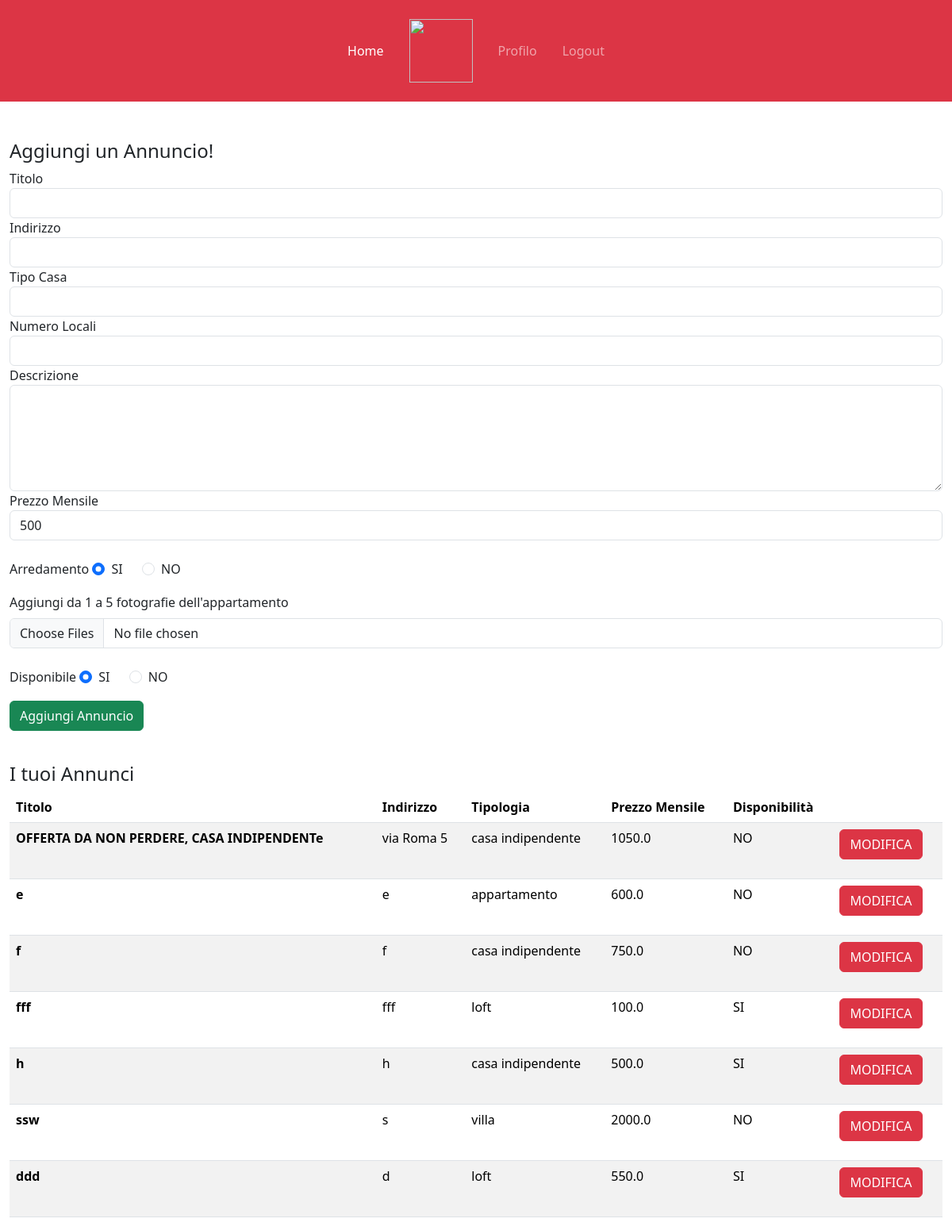
The page /profiloL (signed in) on the database as committed earlier.
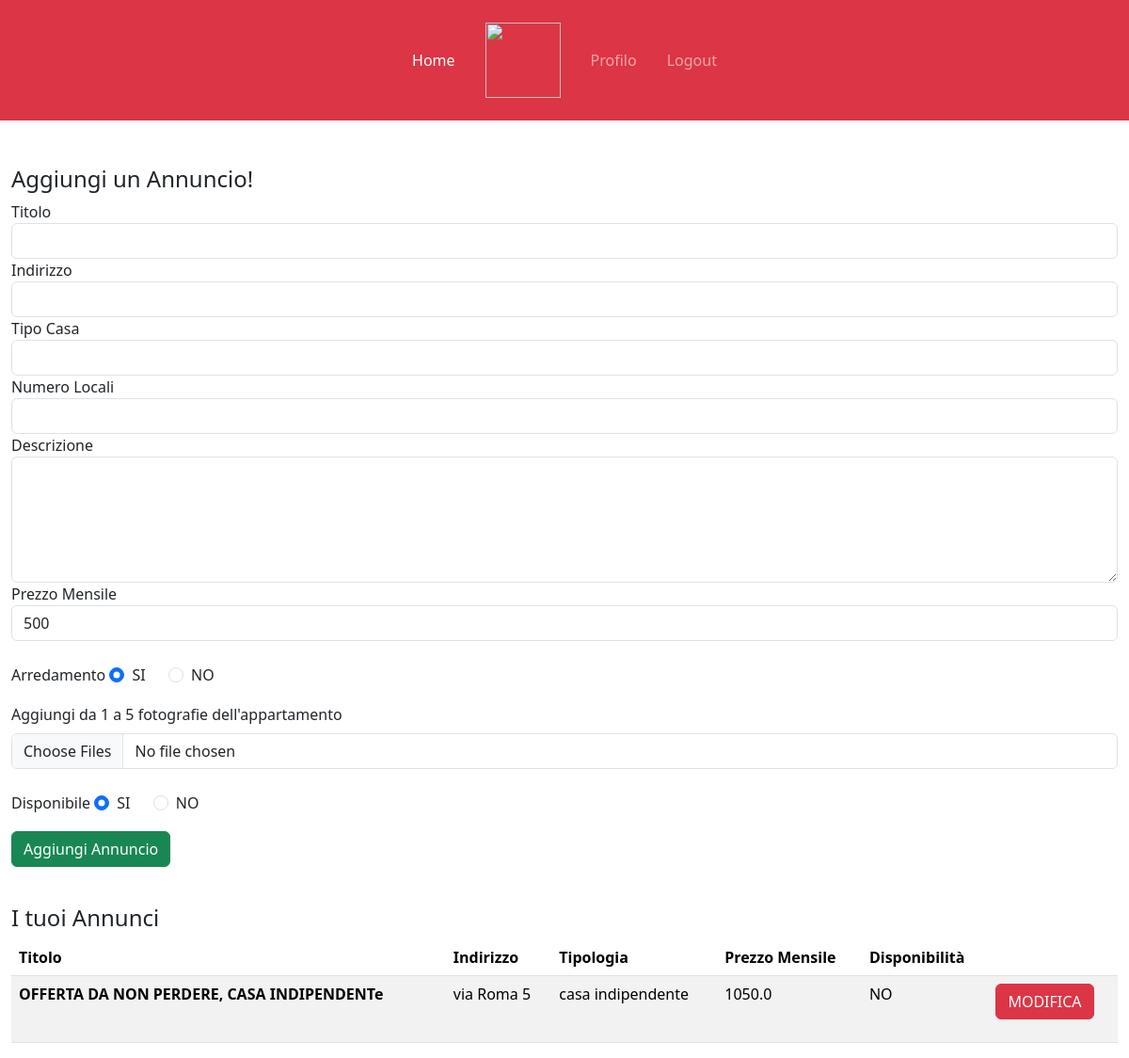
The same page on the database as committed later.
### tables this page shows
CREATE TABLE "ANNUNCI" (
	"idAnnuncio"	INTEGER NOT NULL,
	"titolo"	TEXT NOT NULL,
	"indirizzo"	TEXT NOT NULL,
	"tipoCasa"	TEXT NOT NULL,
	"numeroLocali"	TEXT NOT NULL,
	"descrizione"	TEXT NOT NULL,
	"prezzoMensile"	REAL NOT NULL,
	"arredamento"	TEXT NOT NULL,
	"disponibilita"	TEXT NOT NULL,
	"idUtente"	INTEGER NOT NULL,
	FOREIGN KEY("idUtente") REFERENCES "UTENTI"("idUtente"),
	PRIMARY KEY("idAnnuncio" AUTOINCREMENT)
);

### app.py (the view)
@app.route('/profiloL')
@app.route('/profiloL/<int:id>')
@login_required
def profiloL(id=None): #annuncio=None significa che il parametro è opzionale.
   if id is not None:
      annunci=posts_dao.get_annunci(current_user.id)
      annuncio=posts_dao.get_singleAnnuncio(id)
      return render_template('profiloL.html', annunci=annunci, annuncio=annuncio)
   else:
      annunci=posts_dao.get_annunci(current_user.id)
      return render_template('profiloL.html', annunci=annunci)

### app.py (called while the page is built)
@login_manager.user_loader
def load_user(user_id):
    db_user=posts_dao.get_user_by_id(user_id)
    user = User(id=db_user['idUtente'],
                username=db_user['username'],
                password=db_user['password'],
                tipo=db_user['tipo'])
    return user

### posts_dao.py (called while the page is built)
def get_user_by_id(id_utente):
    query = 'SELECT * FROM UTENTI WHERE idUtente = ?'
    connection = sqlite3.connect('db/affitti.db')
    connection.row_factory = sqlite3.Row
    cursor = connection.cursor()
    cursor.execute(query, (id_utente,))
    result = cursor.fetchone()
    cursor.close()
    connection.close()
    return result

def get_annunci(id):
    conn =sqlite3.connect('db/affitti.db')
    conn.row_factory = sqlite3.Row
    cursor= conn.cursor()
    sql = 'SELECT  ANNUNCI.idAnnuncio, titolo, indirizzo, tipoCasa, numeroLocali, descrizione, \
    prezzoMensile, arredamento, disponibilita, urlFoto FROM ANNUNCI, FOTO \
    where ANNUNCI.idUtente = ? and ANNUNCI.idAnnuncio = FOTO.idAnnuncio \
    GROUP BY ANNUNCI.idAnnuncio'
    cursor.execute(sql, (id,))
    annunci= cursor.fetchall()
    cursor.close()
    conn.close()
    return annunci

### templates/profiloL.html (shortened to what this page needs)
{% extends "base.html" %}
{% block liNav %}
<li class="nav-item">
    <a class="nav-link mx-2 active" aria-current="page" href="{{url_for('index')}}">Home</a>
  </li>
  <li class="nav-item d-none d-lg-block">
    <a class="nav-link mx-2" href="#">
      <img src="/static_files/images/logos/logo_2_white.png" height="80" />
    </a>
  </li>
  {% if current_user.is_authenticated %}
  <li class="nav-item">
    <a class="nav-link mx-2" href="#">Profilo</a>
  </li>
  <li class="nav-item">
    <a class="nav-link mx-2" href="{{url_for('logout')}}">Logout</a>
  </li>
  {% else %}
  <li class="nav-item">
    <a class="nav-link mx-2" href="{{url_for('Page_login')}}">Login</a>
  </li>
</li>
  {% endif %}
{% endblock %}
{% block content %}
<div class="container-fluid mt-5">
  {% if current_user.is_authenticated %}
        {% if annuncio %}
        <!--usato per modifica dell'annuncio. Se vero ==> form di modifica
        Se falso ==> form di aggiunta-->
        <form action="/Ann/mod" method="POST" enctype="multipart/form-data">
          <div class="form-group">
              <h4>Modifica un Annuncio!</h4>
              <label for="titolo">Titolo</label>
              <input type="text" name="titolo" class="form-control" value="{{annuncio.titolo}}" required>
          </div>
          <div class="form-group">
            <label for="indirizzo">Indirizzo</label>
            <input type="text" name="indirizzo" class="form-control" value="{{annuncio.indirizzo}}" required>
          </div>
          <div class="form-group">
            <label for="tipoC">Tipo Casa</label>
            <select class="form-control" name="tipoC" required>
              <option name="tipoC"></option>
              {% set case = ['casa indipendente', 'appartamento', 'loft', 'villa'] %}
              {% for casa in case %}
                  <option name="tipoC" {% if annuncio.tipoCasa == casa %}selected{% endif %}>{{ casa }}</option>
              {% endfor %}
            </select>
          </div>
          <div class="form-group">
            <label for="numLocali">Numero Locali</label>
            <select class="form-control" name="numLocali" required>
              <option name="numLocali"></option>
              {% set numeri = ['1','2','3','4','5+'] %}
              {% for numero in numeri %}
                  <option name="numLocali" {% if annuncio.numeroLocali == numero %}selected{% endif %}>{{ numero }}</option>
              {% endfor %}
            </select>
          </div>
          <div class="form-group">
              <label for="descrizione">Descrizione</label>
              <textarea name="descrizione" msg cols="30" rows="5" class="form-control" required>{{annuncio.descrizione}}</textarea>
          </div>
          <div class="form-group">
            <label for="prezzoM">Prezzo Mensile</label>
            <input type="number" name="prezzoM" class="form-control" value="{{annuncio.prezzoMensile}}" min="100" max="2500" step="50" required>
          </div>
          <br>
          <div class="form-group mb-3">
            <label for="divArredato">Arredamento</label>
            {% if annuncio.arredamento == 'SI' %}
              <div class="form-check form-check-inline" id="divArredato">
                <input type="radio" class="form-check-input" id="rad1" name="arredato" value="SI" checked>SI
                <label class="form-check-label" for="rad1"></label>
              </div>
              <div class="form-check form-check-inline">
                <input type="radio" class="form-check-input" id="rad2" name="arredato" value="NO">NO
                <label class="form-check-label" for="rad2"></label>
              </div>
            {% else %}
              <div class="form-check form-check-inline" id="divArredato">
                <input type="radio" class="form-check-input" id="rad1" name="arredato" value="SI">SI
                <label class="form-check-label" for="rad1"></label>
              </div>
              <div class="form-check form-check-inline">
                <input type="radio" class="form-check-input" id="rad2" name="arredato" value="NO" checked>NO
                <label class="form-check-label" for="rad2"></label>
              </div>
            {% endif %}
          <!--problemi di sicurezza=> Gli input di tipo file non possono essere preimpostati per motivi di sicurezza del browser.
            Questo è fatto per evitare che un sito web imponga automaticamente l'upload di file senza il consenso dell'utente. -->
          <div class="form-group">
              <label for="imgCommento" class="form-label">Aggiungi da 1 a 5 fotografie dell'appartamento</label>
              <input class="form-control" type="file" name="imgAnnuncio" multiple>
              <!--per la sicurezza ho inserito semplicemente una label con l'elenco
              delle immagini inserite in precedenza-->
              <br>
              {% set foto_list = annuncio.foto_concatenate.split(',') %}
              {% for foto in foto_list %}
                <div class="foto-container">
                  <form action="/rimuoviFoto/{{annuncio.idAnnuncio}}" method="POST" enctype="multipart/form-data">
                    <img src="{{ url_for('static', filename=foto) }}" alt="Foto" class="fotoAnnunci">
                    <input type="hidden" name="image_url" value="{{foto}}">
                    <button type="submit" class="btn btn-danger">Rimuovi</button>
                  </form>
                </div>
              {% endfor %}
          </div>
          <br>
          <div class="form-group mb-3">
            <label for="divDisponibile">Disponibile</label>
            {% if annuncio.disponibilita == 'SI' %}
            <div class="form-check form-check-inline" id="divDisponibile">
              <input type="radio" class="form-check-input" id="radD1" name="disponibile" value="SI" checked>SI
              <label class="form-check-label" for="radD1"></label>
            </div>
            <div class="form-check form-check-inline">
              <input type="radio" class="form-check-input" id="radD2" name="disponibile" value="NO">NO
              <label class="form-check-label" for="radD2"></label>
            </div>
            {% else %}
            <div class="form-check form-check-inline" id="divDisponibile">
              <input type="radio" class="form-check-input" id="radD1" name="disponibile" value="SI">SI
              <label class="form-check-label" for="radD1"></label>
            </div>
            <div class="form-check form-check-inline">
              <input type="radio" class="form-check-input" id="radD2" name="disponibile" value="NO" checked>NO
              <label class="form-check-label" for="radD2"></label>
            </div>
            {% endif %}
          </div>
          <div class="form-group">
              <button type="submit" id="annuncio" class="btn btn-danger">Modifica Annuncio</button>
              <a href="{{url_for('profiloL')}}" class="btn btn-outline-danger">Annulla Modifica</a>
            </div>
        </form>
      {% else %}
      <form action="/Ann/new" method="POST" enctype="multipart/form-data">
          <div class="form-group">
              <h4>Aggiungi un Annuncio!</h4>
              <label for="titolo">Titolo</label>
              <input type="text" name="titolo" class="form-control" required>
          </div>
          <div class="form-group">
            <label for="indirizzo">Indirizzo</label>
            <input type="text" name="indirizzo" class="form-control" required>
          </div>
          <div class="form-group">
            <label for="tipoC">Tipo Casa</label>
            <select class="form-control" name="tipoC" required>
              <option name="tipoC"></option>
              <option name="tipoC">casa indipendente</option>
            </select>
          </div>
          <div class="form-group">
            <label for="numLocali">Numero Locali</label>
            <select class="form-control" name="numLocali" required>
              <option name="numLocali"></option>
              <option name="numLocali">1</option>
            </select>
          </div>
          <div class="form-group">
              <label for="descrizione">Descrizione</label>
              <textarea name="descrizione" msg cols="30" rows="5" class="form-control" required></textarea>
          </div>
          <div class="form-group">
            <label for="prezzoM">Prezzo Mensile</label>
            <input type="number" name="prezzoM" class="form-control" value="500" min="100" max="2500" step="50" required>
          </div>
          <br>
          <div class="form-group mb-3">
            <label for="divArredato">Arredamento</label>
            <div class="form-check form-check-inline" id="divArredato">
                <input type="radio" class="form-check-input" id="rad1" name="arredato" value="SI" checked>SI
            </div>
            <div class="form-check form-check-inline">
                <input type="radio" class="form-check-input" id="rad2" name="arredato" value="NO">NO
            </div>
          </div>
          <div class="form-group">
              <label for="imgCommento" class="form-label">Aggiungi da 1 a 5 fotografie dell'appartamento</label>
              <input class="form-control" type="file" name="imgAnnuncio" multiple required>
          </div>
          <br>
          <div class="form-group mb-3">
            <label for="divDisponibile">Disponibile</label>
            <div class="form-check form-check-inline" id="divDisponibile">
                <input type="radio" class="form-check-input" id="radD1" name="disponibile" value="SI" checked>SI
            </div>
            <div class="form-check form-check-inline">
                <input type="radio" class="form-check-input" id="radD2" name="disponibile" value="NO">NO
            </div>
          </div>
          <div class="form-group">
              <button type="submit" id="annuncio" class="btn btn-success">Aggiungi Annuncio</button>
          </div>
      </form>
      {% endif %}
  {% endif %}
  <br>
  <div class="row">
      <h4>I tuoi Annunci</h4>
  </div>
  <div style="background-color: #e7effd;">
    <table class="table table-striped">
      <thead>
        <tr>
          <th scope="col">Titolo</th>
          <th scope="col">Indirizzo</th>
          <th scope="col">Tipologia</th>
          <th scope="col">Prezzo Mensile</th>
          <th scope="col">Disponibilità</th>
          <th scope="col"></th>
        </tr>
      </thead>
      <tbody>
        {% for ann in annunci %}
        <tr>
          <th scope="row">{{ann.titolo}}</th>
          <td>{{ann.indirizzo}}</td>
          <td>{{ann.tipoCasa}}</td>
          <td>{{ann.prezzoMensile}}</td>
          <td>{{ann.disponibilita}}</td>
          <td>
            <form action="/modificaAnn/{{ann.idAnnuncio}}" method="POST">
              <button type="submit" class="btn btn-danger">MODIFICA</button>
            </form>
          </td>
        </tr>
        {% endfor %}
      </tbody>
  </div>
</div>
{% endblock %}

### templates/base.html (shortened to what this page needs)
<html lang="it">
    <head>
        <link href="https://cdn.jsdelivr.net/npm/bootstrap@5.3.2/dist/css/bootstrap.min.css" rel="stylesheet">
        <link href="{{url_for('static', filename='css/style.css')}}" rel="stylesheet" type="text/css">
    </head>
    <body>
        <nav class="navbar navbar-expand-lg navbar-dark p-3 bg-danger" id="headerNav">
          <div class="container-fluid">
            <div class="collapse navbar-collapse" id="navbarNavDropdown">
              <ul class="navbar-nav mx-auto ">
                {% block liNav %}{% endblock %}
              </ul>
            </div>
          </div>
        </nav>
        {% block content %}{% endblock %}
    </body>
</html>

### static/css/style.css (style rules this page uses)
.nav-item { line-height:80px; }

Rows that differ between the two databases and show on the page:
removed ANNUNCI: titolo "e", indirizzo "e", tipoCasa "appartamento", prezzoMensile "600.0", disponibilita "NO"
removed ANNUNCI: titolo "f", indirizzo "f", tipoCasa "casa indipendente", prezzoMensile "750.0", disponibilita "NO"
removed ANNUNCI: titolo "fff", indirizzo "fff", tipoCasa "loft", prezzoMensile "100.0", disponibilita "SI"
removed ANNUNCI: titolo "h", indirizzo "h", tipoCasa "casa indipendente", prezzoMensile "500.0", disponibilita "SI"
removed ANNUNCI: titolo "ssw", indirizzo "s", tipoCasa "villa", prezzoMensile "2000.0", disponibilita "NO"
removed ANNUNCI: titolo "ddd", indirizzo "d", tipoCasa "loft", prezzoMensile "550.0", disponibilita "SI"
